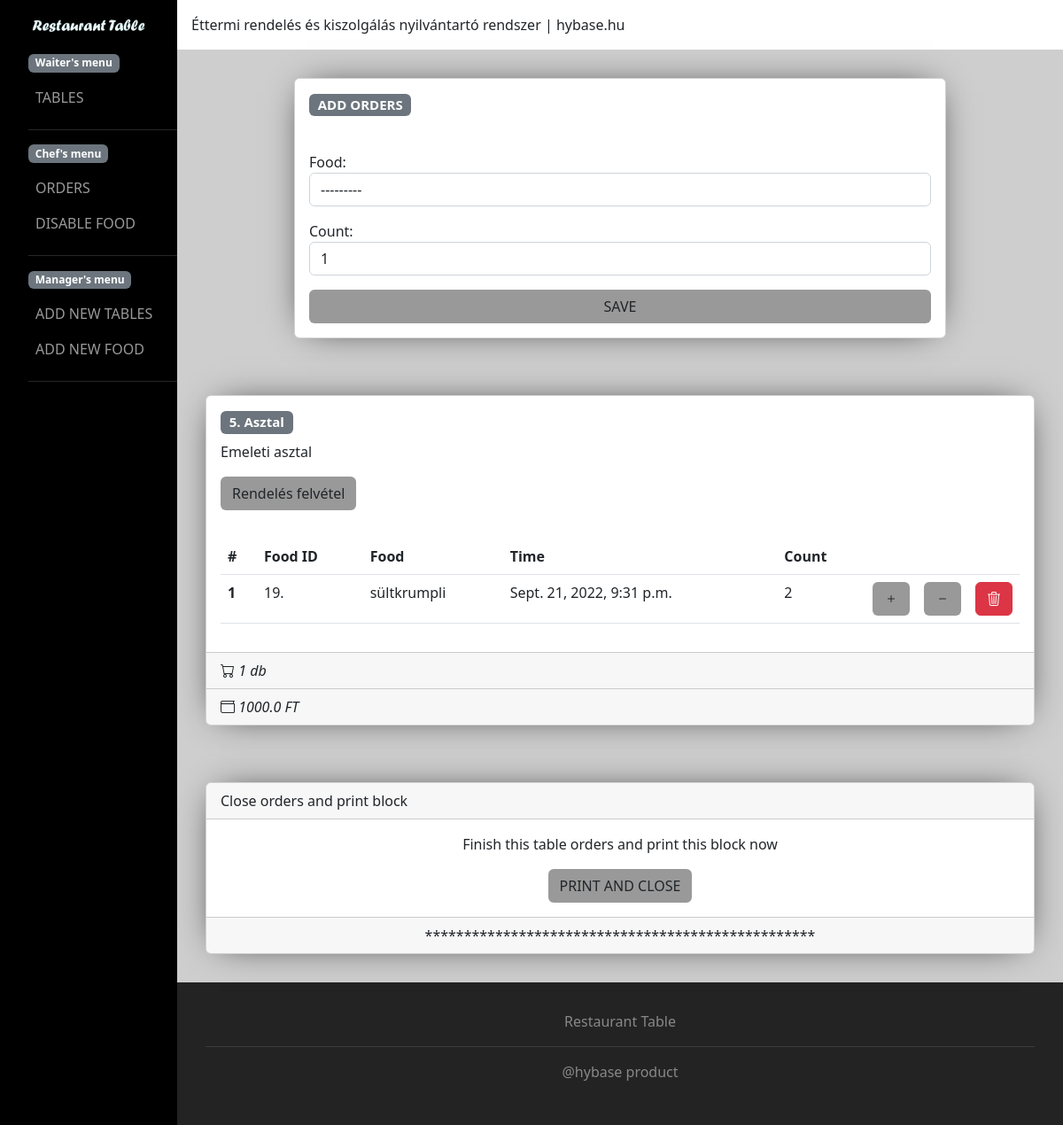
The app's page /table/5 with its own data.
### table/models.py (models this page shows, shortened)
class Table(models.Model):
    t_id = models.IntegerField(null=False,blank=False,unique=True)
    description = models.TextField(blank=True,null=True)
    is_reserved = models.BooleanField(default=False)
    is_active = models.BooleanField(default=True)
    def get_table_order_count(self):
        count = 0
        for i in self.get_table_current_orders():
            for k in i.orders.all():
                count += 1
        return count
    def get_table_order_price(self):
        table_orders = TableOrderModels.TableOrder.objects.filter(table=self.pk,is_finished=False)
        price = 0.0
        for o in table_orders:
            price += o.get_price()
        return price
    def get_table_current_orders(self):
        tableOrders=TableOrderModels.TableOrder.objects.filter(table=self.pk,is_finished=False)
        return tableOrders

### order/models.py (models this page shows, shortened)
class Order(models.Model):
    food = models.ForeignKey(Food, on_delete=models.SET_NULL, null=True)
    count = models.IntegerField(blank=False, null=False, default=1)
    created_at = models.DateTimeField(auto_created=True, auto_now_add=True)

class TableOrder(models.Model):
    orders = models.ManyToManyField(to=Order)
    table = models.ForeignKey(Table, on_delete=models.SET_NULL, null=True,related_name="tables_orders")
    is_finished = models.BooleanField(default=False)
    created_at = models.DateTimeField(auto_created=True, auto_now_add=True)
    def get_price(self):
        price = 0
        for o in self.orders.all():
            price += o.food.price * o.count
        return price

### food/models.py (models this page shows, shortened)
class Food(models.Model):
    f_id = models.IntegerField(blank=False,null=False,unique=True)
    name = models.CharField(max_length=60,blank=False,null=False,unique=True)
    description = models.TextField()
    price = models.FloatField(default=0.0)
    category = models.CharField(choices=category,max_length=2,blank=False,null=False)
    is_active = models.BooleanField(default=True)
    class Meta:
        ordering = ['category','name']
    def __str__(self):
        return "["+str(self.category) +"] " + self.name

### table/views.py (the view, shortened to what this page needs)
# urls.py: path('table/<int:pk>',table_view,name="table_view"),
def table_view(request, pk):
    table = Table.objects.get(pk=pk)
    order_form = OrderForm()
    context = {
        'table': table,
        'form':order_form
    }
    return render(request, 'table/table_view.html', context)

### order/forms.py
class OrderForm(ModelForm):
    class Meta:
        model = Order
        fields = ["food","count"]
    def __init__(self,*args,**kwargs):
        super(ModelForm,self).__init__(*args,**kwargs)
        for visible in self.visible_fields():
            visible.field.widget.attrs['class'] = 'form-control'

### templates/table/table_view.html (shortened to what this page needs)
{% extends 'includes/main.html' %}
{% load static %}
{%block content%}
<div class="_container" style="max-width:50rem;margin:0px auto">
    <div class="card _shadow">
        <div class="card-body">
          <h5 class="card-title"><span class="badge bg-secondary">ADD ORDERS</span></h5>
        </div>
        <form action="{% url 'orders:add_orders' table.pk %}" method="POST">
            <div class="card-body">
                {{form.as_p}}
                <button type="submit" class="btn _btn w-100">SAVE</button>
            </div>
        </form>
    </div>
</div>
<div class="_container">
    <div class="card _shadow">
        <div class="card-body">
          <h5 class="card-title"><span class="badge bg-secondary">{{table.id}}. Asztal</span></h5>
            <p class="card-text">{{table.description}}</p>
            <a href="#" class="btn _btn">Rendelés felvétel</a>
        </div>
        <div class="card-body table-responsive">
            <table class="table">
                <thead>
                    <tr>
                        <th scope="col">#</th>
                        <th scope="col">Food ID</th>
                        <th scope="col">Food</th>
                        <th scope="col">Time</th>
                        <th scope="col">Count</th>
                        <th scope="col" width="10rem"></th>
                        <th scope="col" width="10rem"></th>
                        <th scope="col" width="10rem"></th>
                    </tr>
                </thead>
                <tbody>
                {% for table_orders in table.get_table_current_orders.all %}
                    {% for order in table_orders.orders.all %}
                    <tr>
                        <th scope="row">{{forloop.counter}}</th>
                        <td>{{order.food.f_id}}.</td>
                        <td>{{order.food.name}}</td>
                        <td>{{order.created_at}}</td>
                        <td>{{order.count}}</td>
                        <form action="" method="post">
                            <td><button type="submit" class="btn _btn" name="add" value="xcv"><i class="bi bi-plus"></i></button></td>
                        </form>
                        <form action="" method="post">
                            <td><button class="btn _btn" name="minus" value="xvv"><i class="bi bi-dash"></i></button></td>
                        </form>
                        <form action="{% url 'orders:delete_orders' table_pk=table.pk order_pk=order.pk  %}" method="post">
                            <td><button class="btn btn-danger"><i class="bi bi-trash3"></i></button></td>
                        </form>
                    </tr>
                    {% endfor %}
                {% endfor %}
                </tbody>
            </table>
        </div>
        <div class="card-footer">
            <i class="bi bi-cart"> {{table.get_table_order_count}} db</i>
        </div>
        <div class="card-footer">
            <i class="bi bi-wallet"> {{table.get_table_order_price}} FT</i>
        </div>
    </div>
</div>
<div class="_container">
    <div class="card _shadow">
        <div class="card-header">Close orders and print block</div>
        <div class="card-body text-center">
            {% for table_order in table.get_table_current_orders.all %}
            <form action="{% url 'orders:close_order' table_order.pk %}">
                <p>Finish this table orders and print this block now</p>
                <button type="submit" class="btn _btn">PRINT AND CLOSE</button>
            {%endfor%}
            </form>
        </div>
        <div class="card-footer text-center">**************************************************</div>
    </div>
</div>
{%endblock content%}

### static/css/main.css (style rules this page uses)
:root { --primary:#000; --primary-dark:#232323; --secondary:#888; --primary-light:#822569; --secondary-light:#999; }
body { background-color:#CECECE; }
._shadow { box-shadow: 0px 0px 40px -16px rgba(0,0,0,1); -webkit-box-shadow: 0px 0px 40px -16px rgba(0,0,0,1); -moz-box-shadow: 0px 0px 40px -16px rgba(0,0,0,1); }
._container { width:100%; padding:2rem; }
._btn { background-color:var(--secondary-light); }

### records on screen
Table: id "5", description "Emeleti asztal", get_table_order_count "1", get_table_order_price "1000.0"
Order: food.f_id "19", food.name "sültkrumpli", created_at "Sept. 21, 2022, 9:31 p.m.", count "2"
